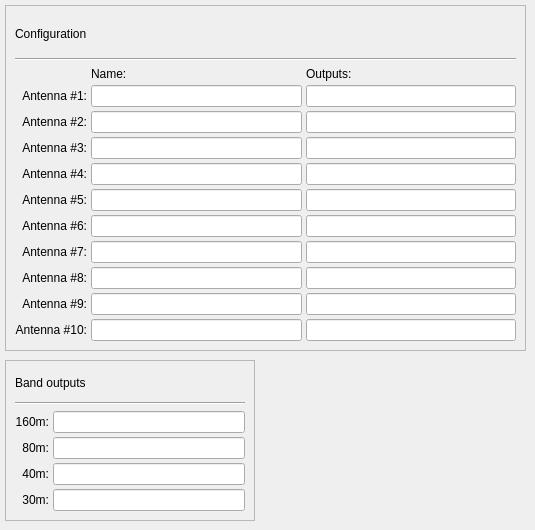
      <widget class="QWidget" name="tabRXAntennas">
       <attribute name="title">
        <string>RX Antennas</string>
       </attribute>
       <widget class="QFrame" name="frameRXAntennaConfiguration">
        <property name="geometry">
         <rect>
          <x>5</x>
          <y>5</y>
          <width>521</width>
          <height>346</height>
         </rect>
        </property>
        <property name="frameShape">
         <enum>QFrame::StyledPanel</enum>
        </property>
        <property name="frameShadow">
         <enum>QFrame::Raised</enum>
        </property>
        <layout class="QVBoxLayout" name="verticalLayout_5">
         <item>
          <widget class="QLabel" name="labelRXAntennaConfiguration">
           <property name="text">
            <string>Configuration</string>
           </property>
          </widget>
         </item>
         <item>
          <widget class="Line" name="line_7">
           <property name="lineWidth">
            <number>1</number>
           </property>
           <property name="orientation">
            <enum>Qt::Horizontal</enum>
           </property>
          </widget>
         </item>
         <item>
          <layout class="QGridLayout" name="gridLayout_2">
           <property name="spacing">
            <number>4</number>
           </property>
           <item row="0" column="1">
            <widget class="QLabel" name="labelRXAntennaName">
             <property name="text">
              <string>Name:</string>
             </property>
            </widget>
           </item>
           <item row="0" column="2">
            <widget class="QLabel" name="labelRXAntennaOutputs">
             <property name="text">
              <string>Outputs:</string>
             </property>
            </widget>
           </item>
           <item row="1" column="0">
            <widget class="QLabel" name="labelRXAntenna1">
             <property name="text">
              <string>Antenna #1:</string>
             </property>
             <property name="alignment">
              <set>Qt::AlignRight|Qt::AlignTrailing|Qt::AlignVCenter</set>
             </property>
            </widget>
           </item>
           <item row="1" column="1">
            <widget class="QLineEdit" name="lineEditRXAntennaName1"/>
           </item>
           <item row="1" column="2">
            <widget class="QLineEdit" name="lineEditRXAntennaOutputs1"/>
           </item>
           <item row="2" column="0">
            <widget class="QLabel" name="labelRXAntenna2">
             <property name="text">
              <string>Antenna #2:</string>
             </property>
             <property name="alignment">
              <set>Qt::AlignRight|Qt::AlignTrailing|Qt::AlignVCenter</set>
             </property>
            </widget>
           </item>
           <item row="2" column="1">
            <widget class="QLineEdit" name="lineEditRXAntennaName2"/>
           </item>
           <item row="2" column="2">
            <widget class="QLineEdit" name="lineEditRXAntennaOutputs2"/>
           </item>
           <item row="3" column="0">
            <widget class="QLabel" name="labelRXAntenna3">
             <property name="text">
              <string>Antenna #3:</string>
             </property>
             <property name="alignment">
              <set>Qt::AlignRight|Qt::AlignTrailing|Qt::AlignVCenter</set>
             </property>
            </widget>
           </item>
           <item row="3" column="1">
            <widget class="QLineEdit" name="lineEditRXAntennaName3"/>
           </item>
           <item row="3" column="2">
            <widget class="QLineEdit" name="lineEditRXAntennaOutputs3"/>
           </item>
           <item row="4" column="0">
            <widget class="QLabel" name="labelRXAntenna4">
             <property name="text">
              <string>Antenna #4:</string>
             </property>
             <property name="alignment">
              <set>Qt::AlignRight|Qt::AlignTrailing|Qt::AlignVCenter</set>
             </property>
            </widget>
           </item>
           <item row="4" column="1">
            <widget class="QLineEdit" name="lineEditRXAntennaName4"/>
           </item>
           <item row="4" column="2">
            <widget class="QLineEdit" name="lineEditRXAntennaOutputs4"/>
           </item>
           <item row="5" column="0">
            <widget class="QLabel" name="labelRXAntenna5">
             <property name="text">
              <string>Antenna #5:</string>
             </property>
             <property name="alignment">
              <set>Qt::AlignRight|Qt::AlignTrailing|Qt::AlignVCenter</set>
             </property>
            </widget>
           </item>
           <item row="5" column="1">
            <widget class="QLineEdit" name="lineEditRXAntennaName5"/>
           </item>
           <item row="5" column="2">
            <widget class="QLineEdit" name="lineEditRXAntennaOutputs5"/>
           </item>
           <item row="6" column="0">
            <widget class="QLabel" name="labelRXAntenna6">
             <property name="text">
              <string>Antenna #6:</string>
             </property>
             <property name="alignment">
              <set>Qt::AlignRight|Qt::AlignTrailing|Qt::AlignVCenter</set>
             </property>
            </widget>
           </item>
           <item row="6" column="1">
            <widget class="QLineEdit" name="lineEditRXAntennaName6"/>
           </item>
           <item row="6" column="2">
            <widget class="QLineEdit" name="lineEditRXAntennaOutputs6"/>
           </item>
           <item row="7" column="0">
            <widget class="QLabel" name="labelRXAntenna7">
             <property name="text">
              <string>Antenna #7:</string>
             </property>
             <property name="alignment">
              <set>Qt::AlignRight|Qt::AlignTrailing|Qt::AlignVCenter</set>
             </property>
            </widget>
           </item>
           <item row="7" column="1">
            <widget class="QLineEdit" name="lineEditRXAntennaName7"/>
           </item>
           <item row="7" column="2">
            <widget class="QLineEdit" name="lineEditRXAntennaOutputs7"/>
           </item>
           <item row="8" column="0">
            <widget class="QLabel" name="labelRXAntenna8">
             <property name="text">
              <string>Antenna #8:</string>
             </property>
             <property name="alignment">
              <set>Qt::AlignRight|Qt::AlignTrailing|Qt::AlignVCenter</set>
             </property>
            </widget>
           </item>
           <item row="8" column="1">
            <widget class="QLineEdit" name="lineEditRXAntennaName8"/>
           </item>
           <item row="8" column="2">
            <widget class="QLineEdit" name="lineEditRXAntennaOutputs8"/>
           </item>
           <item row="9" column="0">
            <widget class="QLabel" name="labelRXAntenna9">
             <property name="text">
              <string>Antenna #9:</string>
             </property>
             <property name="alignment">
              <set>Qt::AlignRight|Qt::AlignTrailing|Qt::AlignVCenter</set>
             </property>
            </widget>
           </item>
           <item row="9" column="1">
            <widget class="QLineEdit" name="lineEditRXAntennaName9"/>
           </item>
           <item row="9" column="2">
            <widget class="QLineEdit" name="lineEditRXAntennaOutputs9"/>
           </item>
           <item row="10" column="0">
            <widget class="QLabel" name="labelRXAntenna10">
             <property name="text">
              <string>Antenna #10:</string>
             </property>
             <property name="alignment">
              <set>Qt::AlignRight|Qt::AlignTrailing|Qt::AlignVCenter</set>
             </property>
            </widget>
           </item>
           <item row="10" column="1">
            <widget class="QLineEdit" name="lineEditRXAntennaName10"/>
           </item>
           <item row="10" column="2">
            <widget class="QLineEdit" name="lineEditRXAntennaOutputs10"/>
           </item>
          </layout>
         </item>
        </layout>
       </widget>
       <widget class="QFrame" name="frameRXAntennaBandOutputs">
        <property name="geometry">
         <rect>
          <x>5</x>
          <y>360</y>
          <width>250</width>
          <height>161</height>
         </rect>
        </property>
        <property name="frameShape">
         <enum>QFrame::StyledPanel</enum>
        </property>
        <property name="frameShadow">
         <enum>QFrame::Raised</enum>
        </property>
        <layout class="QVBoxLayout" name="verticalLayout_4">
         <item>
          <widget class="QLabel" name="labelRXAntennaBandOutputs">
           <property name="text">
            <string>Band outputs</string>
           </property>
          </widget>
         </item>
         <item>
          <widget class="Line" name="line_9">
           <property name="lineWidth">
            <number>1</number>
           </property>
           <property name="orientation">
            <enum>Qt::Horizontal</enum>
           </property>
          </widget>
         </item>
         <item>
          <layout class="QGridLayout" name="gridLayoutRXAntennaBandOutputs">
           <property name="spacing">
            <number>4</number>
           </property>
           <item row="0" column="0">
            <widget class="QLabel" name="labelRXAntennaOutput160M">
             <property name="text">
              <string>160m:</string>
             </property>
             <property name="alignment">
              <set>Qt::AlignRight|Qt::AlignTrailing|Qt::AlignVCenter</set>
             </property>
            </widget>
           </item>
           <item row="0" column="1">
            <widget class="QLineEdit" name="lineEditRXAntennaOutputStr160M"/>
           </item>
           <item row="1" column="0">
            <widget class="QLabel" name="labelRXAntennaOutput80M">
             <property name="text">
              <string>80m:</string>
             </property>
             <property name="alignment">
              <set>Qt::AlignRight|Qt::AlignTrailing|Qt::AlignVCenter</set>
             </property>
            </widget>
           </item>
           <item row="1" column="1">
            <widget class="QLineEdit" name="lineEditRXAntennaOutputStr80M"/>
           </item>
           <item row="2" column="0">
            <widget class="QLabel" name="labelRXAntennaOutput40M">
             <property name="text">
              <string>40m:</string>
             </property>
             <property name="alignment">
              <set>Qt::AlignRight|Qt::AlignTrailing|Qt::AlignVCenter</set>
             </property>
            </widget>
           </item>
           <item row="2" column="1">
            <widget class="QLineEdit" name="lineEditRXAntennaOutputStr40M"/>
           </item>
           <item row="3" column="0">
            <widget class="QLabel" name="labelRXAntennaOutput30M">
             <property name="text">
              <string>30m:</string>
             </property>
             <property name="alignment">
              <set>Qt::AlignRight|Qt::AlignTrailing|Qt::AlignVCenter</set>
             </property>
            </widget>
           </item>
           <item row="3" column="1">
            <widget class="QLineEdit" name="lineEditRXAntennaOutputStr30M"/>
           </item>
          </layout>
         </item>
        </layout>
       </widget>
      </widget>
